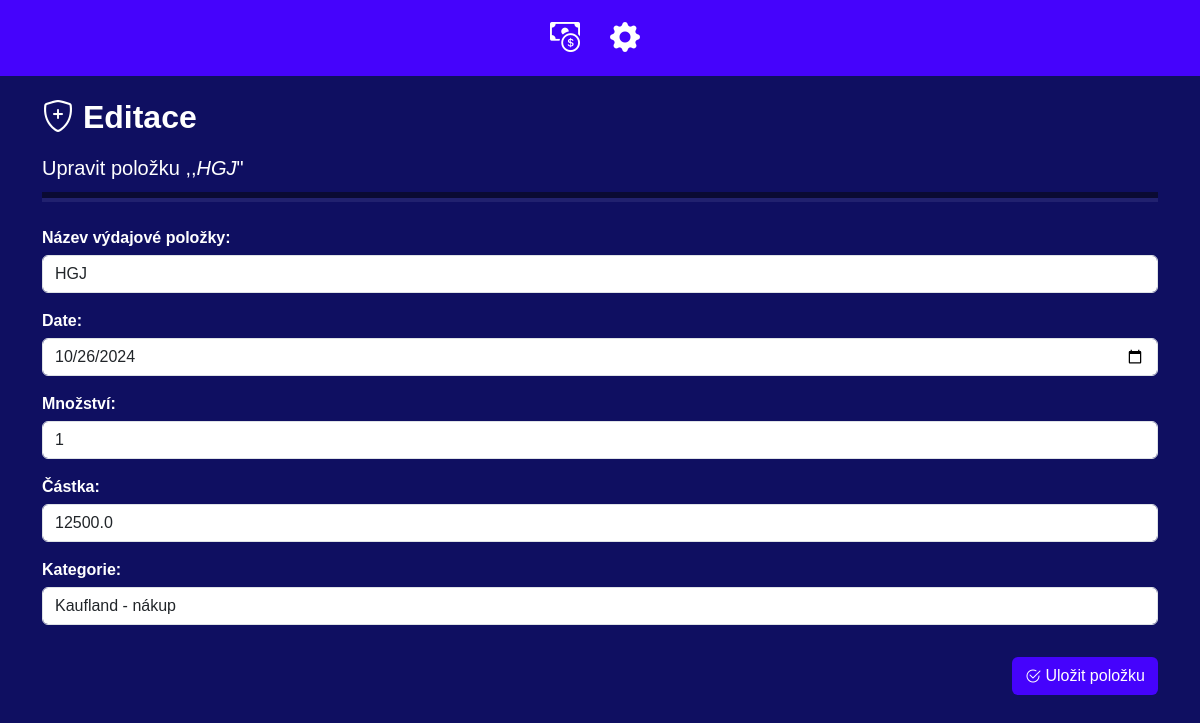
Page /edit_outcome/1 on the earlier database version.
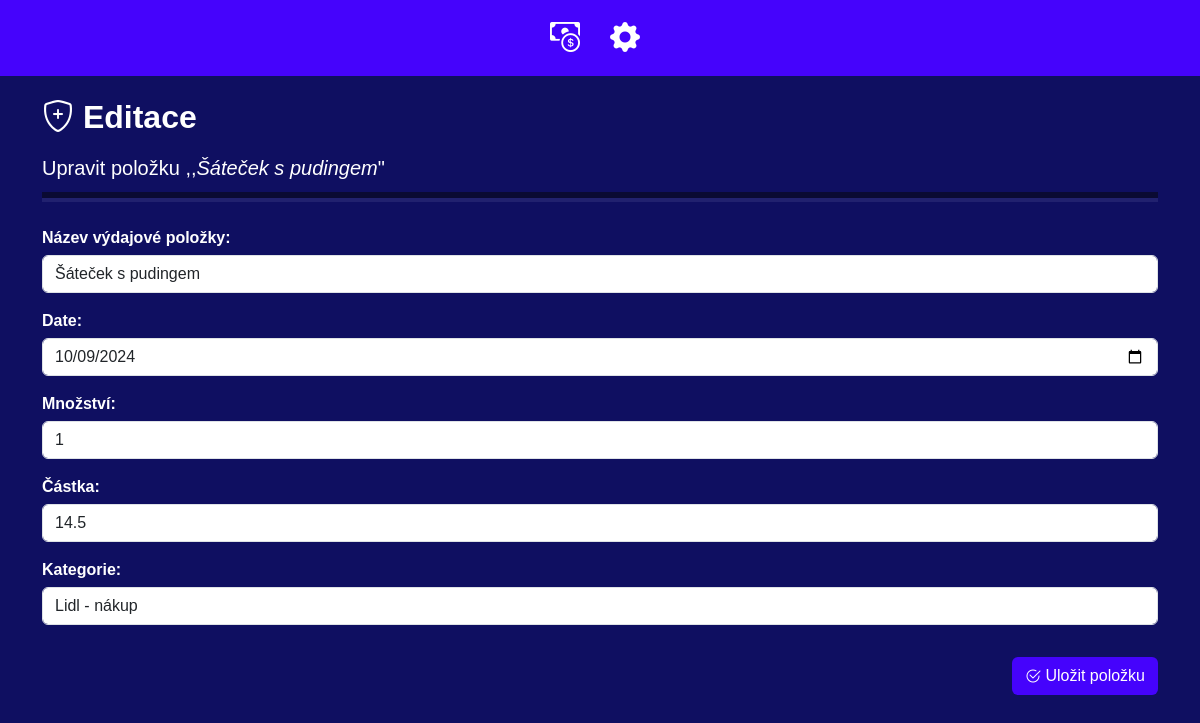
Same page on the later database version.
### finance_app/models.py (models this page shows)
class Outcome(models.Model):
    name = models.CharField(max_length=100)
    quantity = models.IntegerField(default=1)
    amount = models.FloatField()
    date = models.DateField(default=timezone.now,editable=True)
    category = models.ForeignKey(Category, on_delete=models.SET_DEFAULT, default=1)

class Category(models.Model):
    name = models.CharField(max_length=100, unique=True)
    is_income = models.BooleanField(default=False)
    def __str__(self):
        return self.name

### finance_app/views.py (the view)
# urls.py: path('edit_outcome/<int:outcome_id>', views.edit_outcome, name='edit_outcome'),
def edit_outcome(request, outcome_id):
    outcome = get_object_or_404(Outcome, id=outcome_id)
    if request.method == 'POST':
        form = OutcomeForm(request.POST, instance=outcome)
        if form.is_valid():
            form.save()
            return redirect('list_transactions')
    else:
        form = OutcomeForm(instance=outcome)
    return render(request, 'edit_outcome.html', {'form': form, 'outcome': outcome})

### finance_app/forms.py
class OutcomeForm(forms.ModelForm):
    class Meta:
        model = Outcome
        fields = ['name', 'date', 'quantity', 'amount', 'category']
        widgets = {
            'name': forms.TextInput(attrs={'class': 'form-control'}),
            'date': forms.DateInput(attrs={'type': 'date','class': 'form-control'}),
            'quantity': forms.NumberInput(attrs={'class': 'form-control'}),
            'amount': forms.NumberInput(attrs={'class': 'form-control'}),
            'category': forms.Select(attrs={'class': 'form-control'}),
        }
        labels = {
            'name': 'Název výdajové položky',
            'quantity':'Množství',
            'amount': 'Částka',
            'category': 'Kategorie',
        }
    def __init__(self, *args, **kwargs):
        super().__init__(*args, **kwargs)
        self.fields['category'].queryset = Category.objects.filter(is_income=False)

### finance_app/templates/edit_outcome.html (shortened to what this page needs)
{% extends "base.html" %}
{% block content %}
<h2 class="py-2"> <i class="bi bi-shield-plus"></i> Editace</h2>
    <h5 class="py-1">Upravit položku ,,<i>{{ outcome.name }}</i>"</h5>
<div class="hr-container">
    <hr class="hr-main">
    <hr class="hr-secondary">
</div>
<form class="mt-4" method="post">
    {{ form.as_p }}
    <button type="submit" class="mt-3 btn darkbtn float-end"><i style="position:relative;top:1px !important;" class="bi bi-check2-circle"></i>   Uložit položku</button>
</form>
{% endblock %}

Differences in the rows shown:
changed Outcome: name "HGJ" → "Šáteček s pudingem"; date "10/26/2024" → "10/09/2024"; amount "12500.0" → "14.5"; category "Kaufland - nákup" → "Lidl - nákup"
